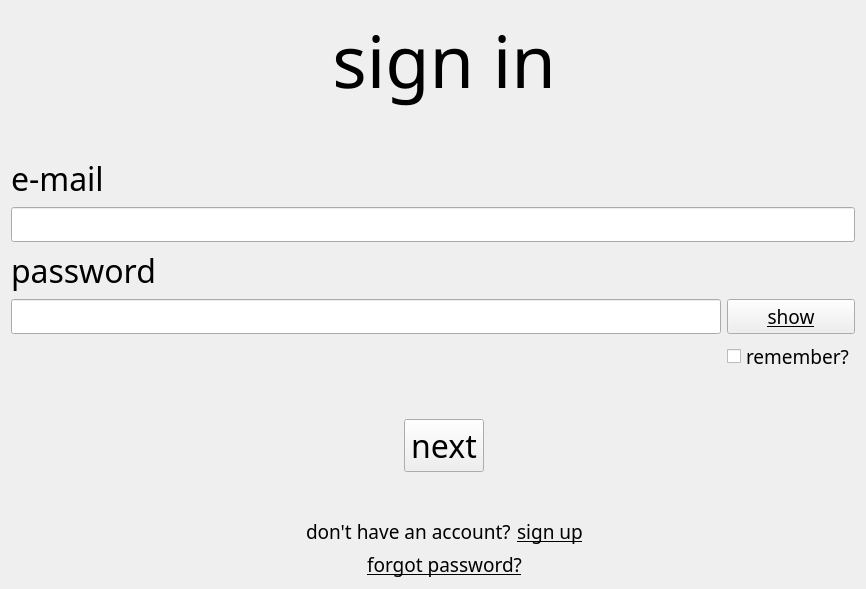
      <widget class="QWidget" name="signin_page">
       <layout class="QGridLayout" name="gridLayout_3">
        <item row="5" column="12">
         <spacer name="horizontalSpacer_8">
          <property name="orientation">
           <enum>Qt::Horizontal</enum>
          </property>
          <property name="sizeHint" stdset="0">
           <size>
            <width>40</width>
            <height>20</height>
           </size>
          </property>
         </spacer>
        </item>
        <item row="5" column="9">
         <spacer name="horizontalSpacer_5">
          <property name="orientation">
           <enum>Qt::Horizontal</enum>
          </property>
          <property name="sizeHint" stdset="0">
           <size>
            <width>40</width>
            <height>20</height>
           </size>
          </property>
         </spacer>
        </item>
        <item row="6" column="0" colspan="13">
         <spacer name="verticalSpacer_3">
          <property name="orientation">
           <enum>Qt::Vertical</enum>
          </property>
          <property name="sizeHint" stdset="0">
           <size>
            <width>20</width>
            <height>40</height>
           </size>
          </property>
         </spacer>
        </item>
        <item row="9" column="0" alignment="Qt::AlignLeft">
         <widget class="QLabel" name="pw_label">
          <property name="font">
           <font>
            <family>American Typewriter</family>
            <pointsize>24</pointsize>
           </font>
          </property>
          <property name="text">
           <string>password</string>
          </property>
         </widget>
        </item>
        <item row="5" column="11">
         <spacer name="horizontalSpacer_7">
          <property name="orientation">
           <enum>Qt::Horizontal</enum>
          </property>
          <property name="sizeHint" stdset="0">
           <size>
            <width>40</width>
            <height>20</height>
           </size>
          </property>
         </spacer>
        </item>
        <item row="16" column="5" colspan="2">
         <widget class="QLabel" name="noacc_label">
          <property name="font">
           <font>
            <family>American Typewriter</family>
            <pointsize>14</pointsize>
           </font>
          </property>
          <property name="text">
           <string>don't have an account?</string>
          </property>
         </widget>
        </item>
        <item row="5" column="4">
         <spacer name="horizontalSpacer_12">
          <property name="orientation">
           <enum>Qt::Horizontal</enum>
          </property>
          <property name="sizeHint" stdset="0">
           <size>
            <width>40</width>
            <height>20</height>
           </size>
          </property>
         </spacer>
        </item>
        <item row="15" column="0" colspan="13">
         <spacer name="verticalSpacer">
          <property name="orientation">
           <enum>Qt::Vertical</enum>
          </property>
          <property name="sizeHint" stdset="0">
           <size>
            <width>20</width>
            <height>40</height>
           </size>
          </property>
         </spacer>
        </item>
        <item row="11" column="12">
         <widget class="QCheckBox" name="checkBox">
          <property name="enabled">
           <bool>true</bool>
          </property>
          <property name="font">
           <font>
            <family>American Typewriter</family>
            <pointsize>14</pointsize>
           </font>
          </property>
          <property name="focusPolicy">
           <enum>Qt::ClickFocus</enum>
          </property>
          <property name="text">
           <string>remember?</string>
          </property>
         </widget>
        </item>
        <item row="10" column="12">
         <widget class="QPushButton" name="show_pushButton">
          <property name="sizePolicy">
           <sizepolicy hsizetype="Minimum" vsizetype="Minimum">
            <horstretch>0</horstretch>
            <verstretch>0</verstretch>
           </sizepolicy>
          </property>
          <property name="font">
           <font>
            <family>American Typewriter</family>
            <pointsize>14</pointsize>
            <underline>true</underline>
           </font>
          </property>
          <property name="focusPolicy">
           <enum>Qt::ClickFocus</enum>
          </property>
          <property name="text">
           <string>show</string>
          </property>
          <property name="autoDefault">
           <bool>false</bool>
          </property>
         </widget>
        </item>
        <item row="5" column="5" colspan="4" alignment="Qt::AlignHCenter">
         <widget class="QLabel" name="signin_label">
          <property name="font">
           <font>
            <family>American Typewriter</family>
            <pointsize>54</pointsize>
            <italic>false</italic>
            <bold>false</bold>
            <kerning>true</kerning>
           </font>
          </property>
          <property name="text">
           <string>sign in</string>
          </property>
          <property name="alignment">
           <set>Qt::AlignCenter</set>
          </property>
         </widget>
        </item>
        <item row="16" column="7" colspan="2" alignment="Qt::AlignHCenter">
         <widget class="QPushButton" name="noacc_pushButton">
          <property name="sizePolicy">
           <sizepolicy hsizetype="Minimum" vsizetype="Minimum">
            <horstretch>0</horstretch>
            <verstretch>0</verstretch>
           </sizepolicy>
          </property>
          <property name="font">
           <font>
            <family>American Typewriter</family>
            <pointsize>14</pointsize>
            <underline>true</underline>
           </font>
          </property>
          <property name="focusPolicy">
           <enum>Qt::ClickFocus</enum>
          </property>
          <property name="styleSheet">
           <string notr="true">QPushButton {
	background: none;
	border: none;
}

QPushButton:hover {
    color: #e0e0e0;
}

QPushButton:pressed {
    color: white;
}</string>
          </property>
          <property name="text">
           <string>sign up</string>
          </property>
          <property name="autoDefault">
           <bool>false</bool>
          </property>
         </widget>
        </item>
        <item row="14" column="5" colspan="4" alignment="Qt::AlignHCenter">
         <widget class="QPushButton" name="signin_pushButton">
          <property name="sizePolicy">
           <sizepolicy hsizetype="Minimum" vsizetype="Minimum">
            <horstretch>0</horstretch>
            <verstretch>0</verstretch>
           </sizepolicy>
          </property>
          <property name="font">
           <font>
            <family>American Typewriter</family>
            <pointsize>24</pointsize>
           </font>
          </property>
          <property name="focusPolicy">
           <enum>Qt::ClickFocus</enum>
          </property>
          <property name="text">
           <string>next</string>
          </property>
          <property name="autoDefault">
           <bool>false</bool>
          </property>
         </widget>
        </item>
        <item row="5" column="0" colspan="2">
         <spacer name="horizontalSpacer_9">
          <property name="orientation">
           <enum>Qt::Horizontal</enum>
          </property>
          <property name="sizeHint" stdset="0">
           <size>
            <width>40</width>
            <height>20</height>
           </size>
          </property>
         </spacer>
        </item>
        <item row="13" column="0" colspan="13">
         <spacer name="verticalSpacer_2">
          <property name="orientation">
           <enum>Qt::Vertical</enum>
          </property>
          <property name="sizeHint" stdset="0">
           <size>
            <width>20</width>
            <height>40</height>
           </size>
          </property>
         </spacer>
        </item>
        <item row="8" column="0" colspan="13">
         <widget class="QLineEdit" name="email_lineEdit">
          <property name="maximumSize">
           <size>
            <width>16777215</width>
            <height>16777215</height>
           </size>
          </property>
          <property name="font">
           <font>
            <family>American Typewriter</family>
            <pointsize>14</pointsize>
           </font>
          </property>
          <property name="focusPolicy">
           <enum>Qt::ClickFocus</enum>
          </property>
          <property name="maxLength">
           <number>50</number>
          </property>
         </widget>
        </item>
        <item row="7" column="0" colspan="9" alignment="Qt::AlignLeft">
         <widget class="QLabel" name="email_label">
          <property name="sizePolicy">
           <sizepolicy hsizetype="Minimum" vsizetype="Minimum">
            <horstretch>0</horstretch>
            <verstretch>0</verstretch>
           </sizepolicy>
          </property>
          <property name="font">
           <font>
            <family>American Typewriter</family>
            <pointsize>24</pointsize>
            <kerning>true</kerning>
           </font>
          </property>
          <property name="text">
           <string>e-mail</string>
          </property>
         </widget>
        </item>
        <item row="5" column="10">
         <spacer name="horizontalSpacer_6">
          <property name="orientation">
           <enum>Qt::Horizontal</enum>
          </property>
          <property name="sizeHint" stdset="0">
           <size>
            <width>40</width>
            <height>20</height>
           </size>
          </property>
         </spacer>
        </item>
        <item row="18" column="5" colspan="4" alignment="Qt::AlignHCenter">
         <widget class="QPushButton" name="forgotpw_pushButton">
          <property name="font">
           <font>
            <family>American Typewriter</family>
            <pointsize>14</pointsize>
            <underline>true</underline>
           </font>
          </property>
          <property name="focusPolicy">
           <enum>Qt::ClickFocus</enum>
          </property>
          <property name="styleSheet">
           <string notr="true">QPushButton {
	background: none;
	border: none;
}

QPushButton:hover {
    color: #e0e0e0;
}

QPushButton:pressed {
    color: white;
}</string>
          </property>
          <property name="text">
           <string>forgot password?</string>
          </property>
          <property name="autoDefault">
           <bool>false</bool>
          </property>
         </widget>
        </item>
        <item row="5" column="2">
         <spacer name="horizontalSpacer_11">
          <property name="orientation">
           <enum>Qt::Horizontal</enum>
          </property>
          <property name="sizeHint" stdset="0">
           <size>
            <width>40</width>
            <height>20</height>
           </size>
          </property>
         </spacer>
        </item>
        <item row="10" column="0" colspan="12">
         <widget class="QLineEdit" name="pw_lineEdit">
          <property name="minimumSize">
           <size>
            <width>0</width>
            <height>0</height>
           </size>
          </property>
          <property name="maximumSize">
           <size>
            <width>16777215</width>
            <height>16777215</height>
           </size>
          </property>
          <property name="font">
           <font>
            <family>American Typewriter</family>
            <pointsize>14</pointsize>
           </font>
          </property>
          <property name="focusPolicy">
           <enum>Qt::ClickFocus</enum>
          </property>
          <property name="maxLength">
           <number>50</number>
          </property>
          <property name="echoMode">
           <enum>QLineEdit::Password</enum>
          </property>
         </widget>
        </item>
        <item row="5" column="3">
         <spacer name="horizontalSpacer_3">
          <property name="orientation">
           <enum>Qt::Horizontal</enum>
          </property>
          <property name="sizeHint" stdset="0">
           <size>
            <width>40</width>
            <height>20</height>
           </size>
          </property>
         </spacer>
        </item>
       </layout>
      </widget>
